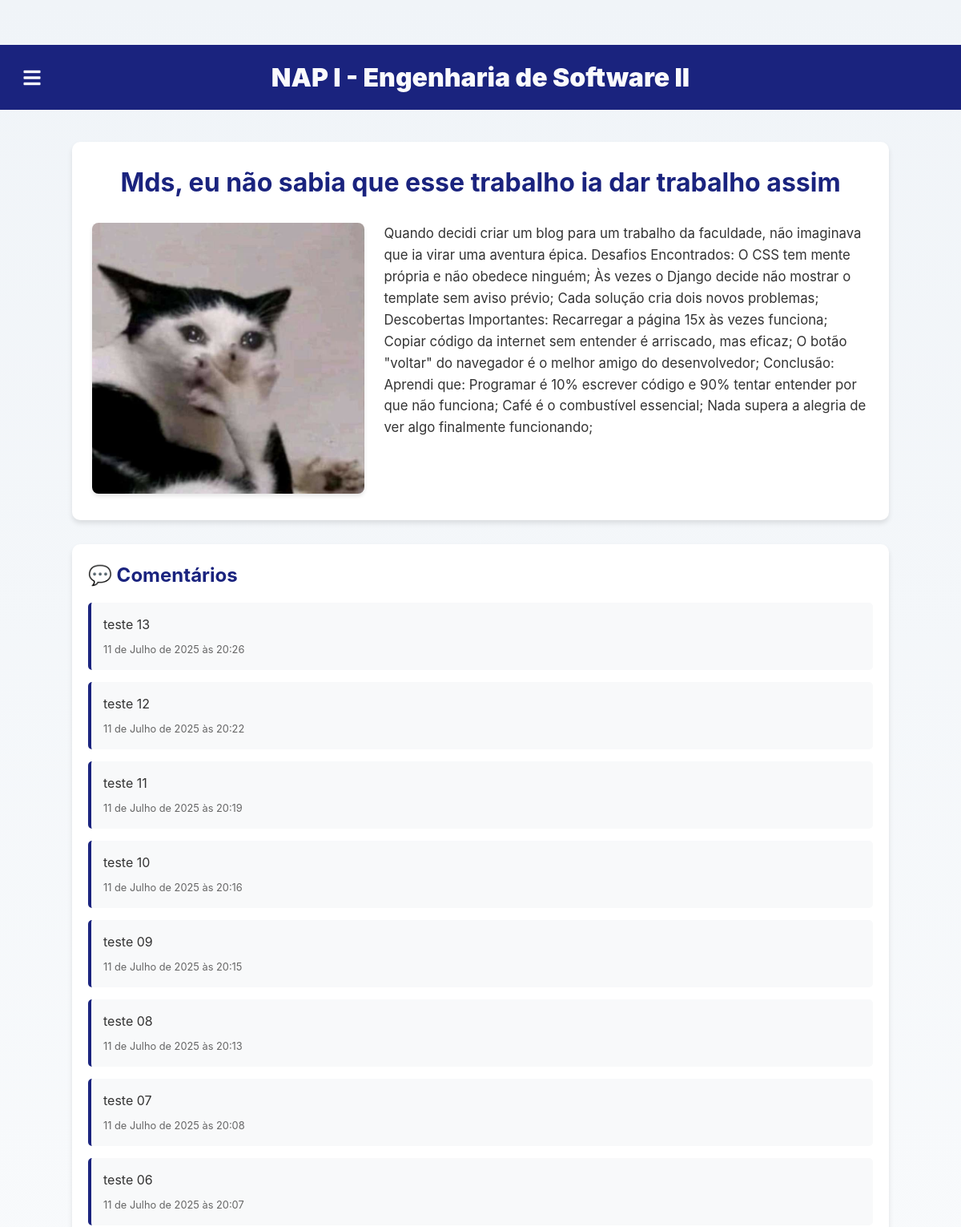
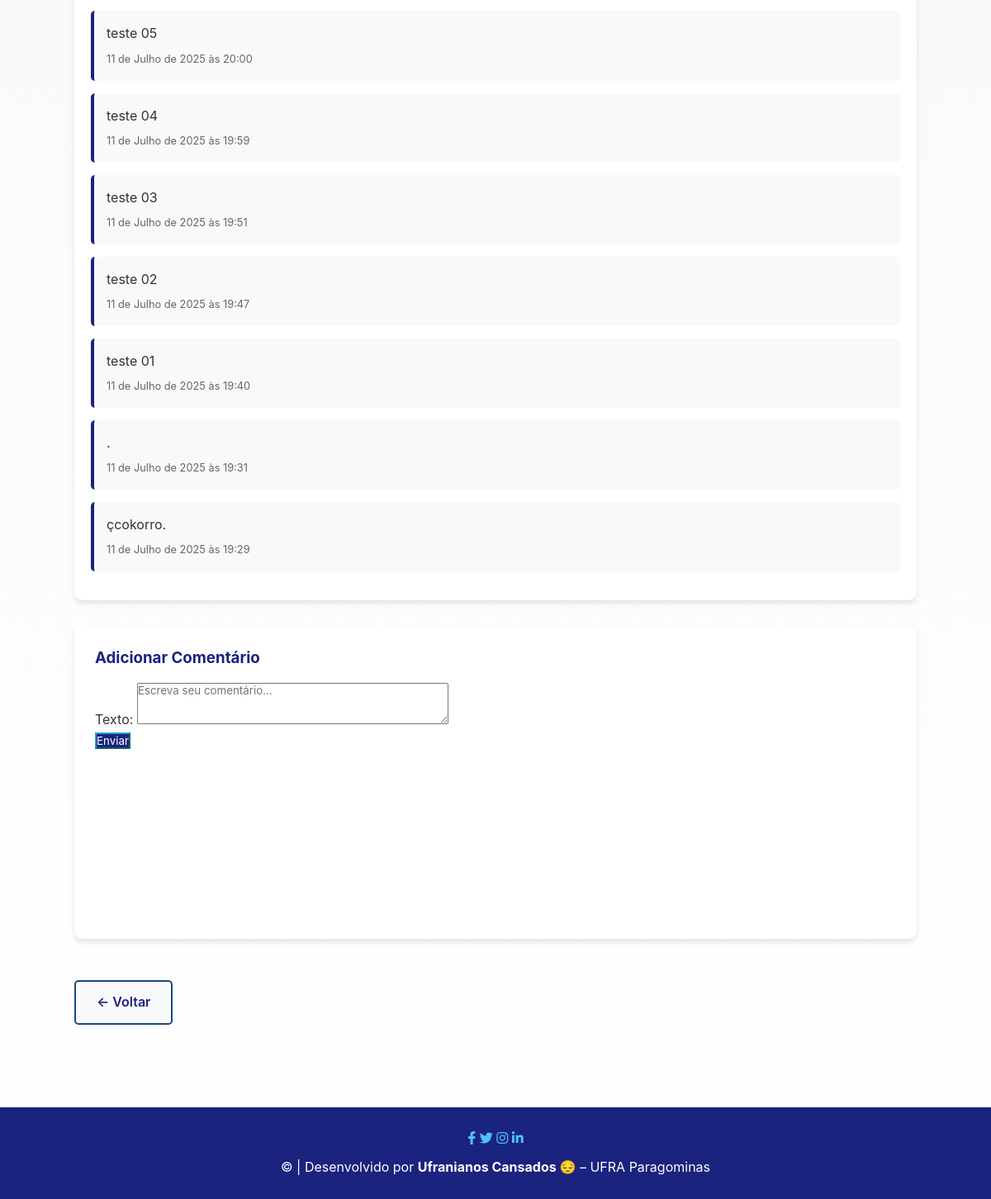
The app's page /5/ with its own data (2 pictures, top to bottom).
### blog/models.py (models this page shows, shortened)
class Post(models.Model):
    titulo = models.CharField(max_length=200)
    texto = models.TextField()
    pub_date = models.DateTimeField(auto_now_add=True)
    imagem = models.ImageField(upload_to='imagens/')
    class Meta:
        verbose_name = 'Postagem'
        verbose_name_plural = 'Postagens'
        ordering = ['-pub_date']

class Comentario(models.Model):
    post = models.ForeignKey(Post, on_delete=models.CASCADE)
    texto = models.CharField(max_length=500)
    com_date = models.DateTimeField(auto_now_add=True)
    class Meta:
        verbose_name = 'Comentário'
        verbose_name_plural = 'Comentários'
        ordering = ['-com_date']

### blog/views.py (the view)
# urls.py: path('<int:post_id>/', views.detalhes, name='detalhes'),
def detalhes(request, post_id):
    post = get_object_or_404(Post, pk=post_id)
    comentarios = Comentario.objects.filter(post=post)
    if request.method == 'POST':
        form = ComentarioForm(request.POST)
        if form.is_valid():
            comentario = form.save(commit=False)
            comentario.post = post
            comentario.save()
            messages.success(request, '✔ Comentário adicionado com sucesso!')
            return redirect('index')
    else:
        form = ComentarioForm()
    return render(request, 'blog/detalhes.html', {
        'post': post,
        'comentarios': comentarios,
        'form': form
    })

### blog/forms.py
class ComentarioForm(forms.ModelForm):
    class Meta:
        model = Comentario
        fields = ['texto']
        widgets = {
            'texto': forms.Textarea(attrs={'rows': 3, 'placeholder': 'Escreva seu comentário...'}),
        }

### blog/templates/blog/detalhes.html (shortened to what this page needs)
{% extends 'blog/base.html' %}
{% load static %}
{% block content %}
<div class="container">
    <div class="card detalhe-card">
        <h1 class="card-title">{{ post.titulo }}</h1>
        <div class="post-content">
            {% if post.imagem %}
            <div class="post-image-container">
                <img src="{{ post.imagem.url }}" alt="{{ post.titulo }}" class="post-image">
            </div>
            {% endif %}
            <div class="post-text">
                <p class="card-text">{{ post.texto }}</p>
            </div>
        </div>
    </div>
    <div class="card comentarios-card">
        <h2>💬 Comentários</h2>
        {% for comentario in comentarios %}
        <div class="comentario">
            <p>{{ comentario.texto }}</p>
            <small class="comentario-data">{{ comentario.com_date }}</small>
        </div>
        {% empty %}
        <p class="empty-message">Ainda não há comentários. Seja o primeiro!</p>
        {% endfor %}
    </div>
    <div class="card form-card">
        <h3>Adicionar Comentário</h3>
        <form method="post" enctype="multipart/form-data">
            {{ form.as_p }}
            <button type="submit" class="btn-enviar">Enviar</button>
        </form>
    </div>
    <a href="{% url 'index' %}" class="btn-voltar">← Voltar</a>
</div>
{% endblock %}

### static/css/style.css (style rules this page uses)
* { margin: 0; padding: 0; box-sizing: border-box; font-family: 'Inter', sans-serif; }
body { background: linear-gradient(to bottom, #f0f4f8, #ffffff); color: #333; padding-top: 56px; line-height: 1.6; }
.container { max-width: 1100px; margin: 0 auto; padding: 20px; }
h1, h2, h3 { color: #1a237e; margin-bottom: 15px; }
.card { background: white; border-radius: 10px; overflow: hidden; box-shadow: 0 4px 6px rgba(0, 0, 0, 0.1); transition: all 0.3s; margin-bottom: 20px; display: flex; flex-direction: column; height: 100%; position: relative; min-height: 380px; }
.card-title { font-size: 1.2rem; margin-bottom: 10px; color: #1a237e; }
.card-text { flex-grow: 1; margin-bottom: 15px; }
.detalhe-card { background: white; border-radius: 10px; box-shadow: 0 4px 6px rgba(0, 0, 0, 0.1); padding: 25px; margin-bottom: 30px; }
.detalhe-card h1 { text-align: center; font-size: 2rem; margin-bottom: 25px; color: #1a237e; }
.post-content { display: flex; gap: 25px; }
.post-image-container { flex: 0 0 35%; }
.post-image { width: 100%; border-radius: 8px; box-shadow: 0 3px 5px rgba(0, 0, 0, 0.1); transition: transform 0.3s; }
.post-text { flex: 1; font-size: 1.05rem; }
.btn-primary, .btn-ver-detalhes, .btn-enviar { background-color: #1a237e; border-color: #28a0c5; color: white; transition: all 0.3s; }
.btn-voltar { display: inline-block; padding: 12px 25px; background: #f8f9fa; color: #1a237e; border: 2px solid #1a497e; border-radius: 5px; text-decoration: none; font-weight: 600; transition: all 0.3s; margin-top: 30px; }
.form-card { background: white; border-radius: 10px; box-shadow: 0 4px 6px rgba(0, 0, 0, 0.1); padding: 25px; margin-top: 30px; }
.comentarios-card { background: white; border-radius: 10px; box-shadow: 0 4px 6px rgba(0, 0, 0, 0.1); padding: 20px; margin-top: 30px; }
.comentario { background: #f8f9fa; padding: 15px; border-left: 4px solid #1a237e; border-radius: 5px; margin-bottom: 15px; }
.comentario-data { font-size: 0.8rem; color: #666; display: block; margin-top: 8px; }

### records on screen
Post: titulo "Mds, eu não sabia que esse trabalho ia dar trabalho assim", imagem (picture), texto "Quando decidi criar um blog para um trabalho da faculdade, não imaginava que ia virar uma aventura épica. Desafios Encontrados: O CSS tem mente própria e não obedece ninguém; Às vezes o Django decide não mostrar o template sem aviso prévio; Cada solução cria dois novos problemas; Descobertas Importantes: Recarregar a página 15x às vezes funciona; Copiar código da internet sem entender é arriscado, mas eficaz; O botão \"voltar\" do navegador é o melhor amigo do desenvolvedor; Conclusão: Aprendi que: Programar é 10% escrever código e 90% tentar entender por que não funciona; Café é o combustível essencial; Nada supera a alegria de ver algo finalmente funcionando;"
Comentario: texto "teste 13", com_date "11 de Julho de 2025 às 20:26"
Comentario: texto "teste 12", com_date "11 de Julho de 2025 às 20:22"
Comentario: texto "teste 11", com_date "11 de Julho de 2025 às 20:19"
Comentario: texto "teste 10", com_date "11 de Julho de 2025 às 20:16"
Comentario: texto "teste 09", com_date "11 de Julho de 2025 às 20:15"
Comentario: texto "teste 08", com_date "11 de Julho de 2025 às 20:13"
Comentario: texto "teste 07", com_date "11 de Julho de 2025 às 20:08"
Comentario: texto "teste 06", com_date "11 de Julho de 2025 às 20:07"
Comentario: texto "teste 05", com_date "11 de Julho de 2025 às 20:00"
Comentario: texto "teste 04", com_date "11 de Julho de 2025 às 19:59"
Comentario: texto "teste 03", com_date "11 de Julho de 2025 às 19:51"
Comentario: texto "teste 02", com_date "11 de Julho de 2025 às 19:47"
Comentario: texto "teste 01", com_date "11 de Julho de 2025 às 19:40"
Comentario: texto ".", com_date "11 de Julho de 2025 às 19:31"
Comentario: texto "çcokorro.", com_date "11 de Julho de 2025 às 19:29"
